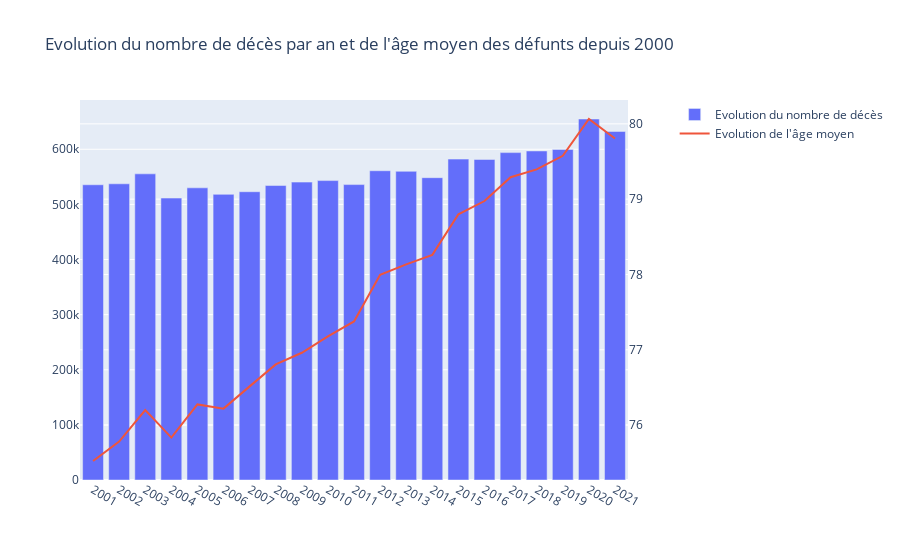

Here is the notebook cell this chart was saved with:
### Code cell
import plotly.graph_objects as go
from plotly.subplots import make_subplots

# Create figure with secondary y-axis
fig = make_subplots(specs=[[{"secondary_y": True}]])

# Add traces
fig.add_trace(
    go.Bar(x=db_age_moyen["year"], y=db_age_moyen["Nombre de décès"], name="Evolution du nombre de décès"),
    secondary_y=False, 
)

fig.add_trace(
    go.Scatter(x=db_age_moyen["year"], y=db_age_moyen["Age moyen des défunts"], name="Evolution de l'âge moyen"),
    secondary_y=True, 
)

# Add figure title
fig.update_layout(
    title_text="Evolution du nombre de décès par an et de l'âge moyen des défunts depuis 2000",
)

'''# Set x-axis title
fig.update_xaxes(title_text="% évolution décès par rapport à l'année précédente")'''

'''# Set y-axes titles
fig.update_yaxes(title_text="<b>Nombre décès par mois</b>", secondary_y=False)
fig.update_yaxes(title_text="<b>% par rapport à l'année précédente</b> ", secondary_y=True)'''
fig.write_html("cartes-inter/chart_evol_deces_2000_2020.html")

fig.show()

### Figure 1 — Plotly figure (JSON) as saved in the notebook; plotly's stock layout.template omitted (floating-point values rounded to 4 significant figures)
{"data": [{"name": "Evolution du nombre de décès", "type": "bar", "x": ["2001", "2002", "2003", "2004", "2005", "2006", "2007", "2008", "2009", "2010", "2011", "2012", "2013", "2014", "2015", "2016", "2017", "2018", "2019", "2020", "2021"], "xaxis": "x", "y": [535588, 537373, 555427, 511482, 530064, 518186, 522987, 534253, 540435, 543193, 535962, 561058, 560017, 548466, 582149, 581530, 593959, 596956, 599764, 654931, 632351], "yaxis": "y"}, {"name": "Evolution de l'âge moyen", "type": "scatter", "x": ["2001", "2002", "2003", "2004", "2005", "2006", "2007", "2008", "2009", "2010", "2011", "2012", "2013", "2014", "2015", "2016", "2017", "2018", "2019", "2020", "2021"], "xaxis": "x", "y": [75.52, 75.78, 76.2, 75.83, 76.27, 76.22, 76.51, 76.81, 76.96, 77.18, 77.38, 78.0, 78.13, 78.26, 78.8, 78.98, 79.29, 79.39, 79.58, 80.06, 79.81], "yaxis": "y2"}], "layout": {"title": {"text": "Evolution du nombre de décès par an et de l'âge moyen des défunts depuis 2000"}, "xaxis": {"anchor": "y", "domain": [0, 0.94]}, "yaxis": {"anchor": "x", "domain": [0, 1]}, "yaxis2": {"anchor": "x", "overlaying": "y", "side": "right"}}}
